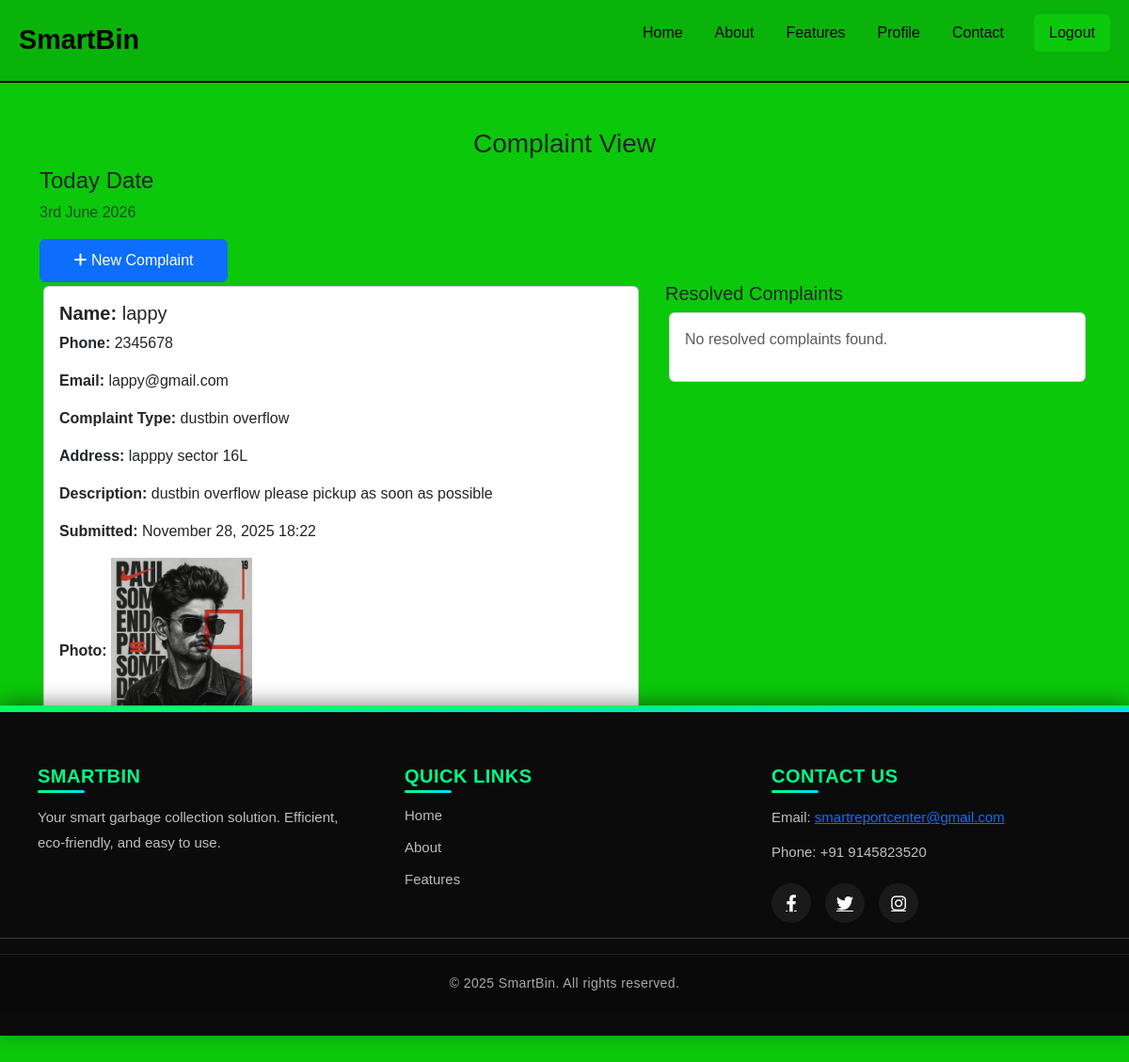
Page /complaint/ on the earlier database version.
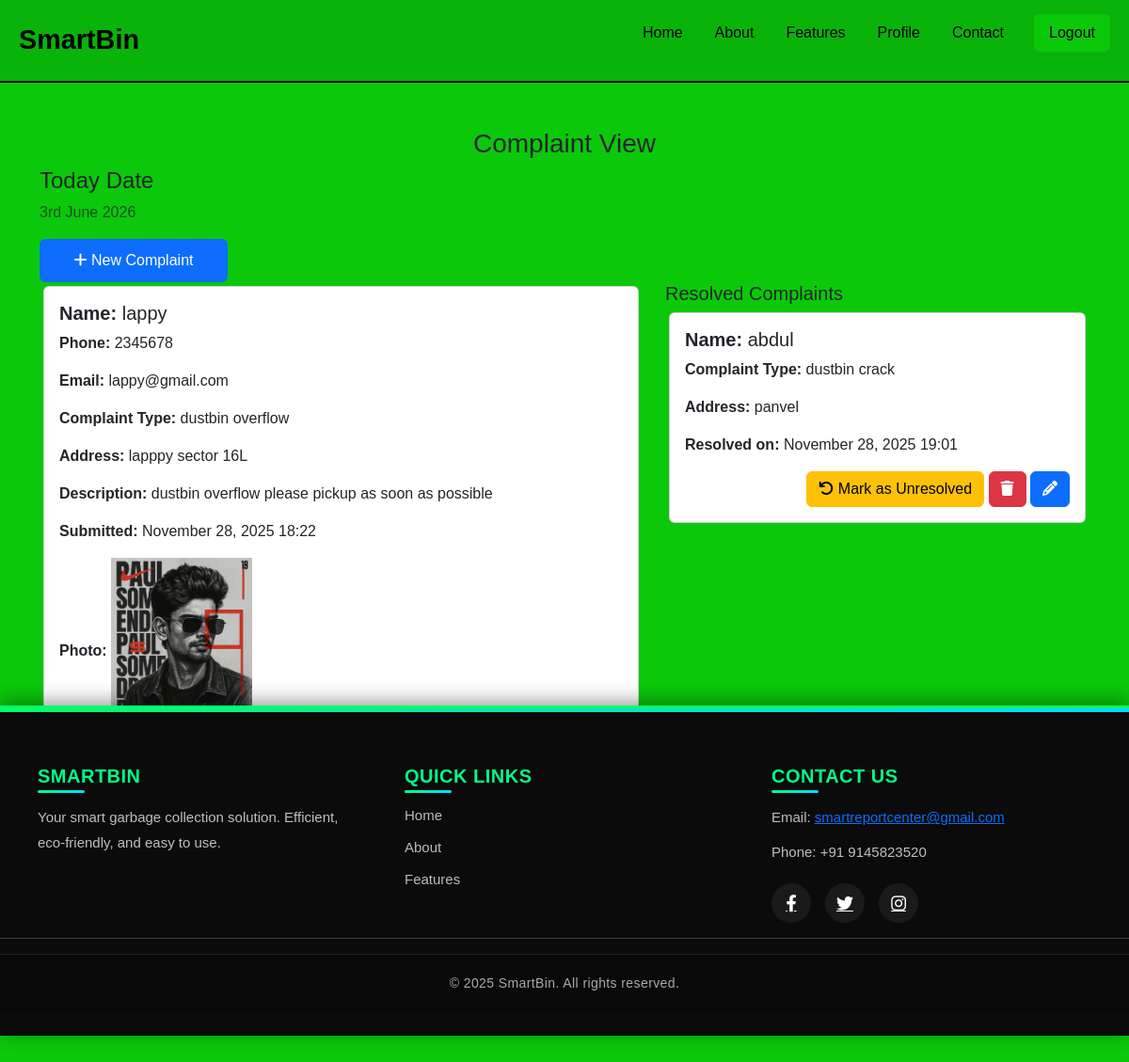
Same page on the later database version.
### Smartbin_App/models.py (models this page shows, shortened)
class Complaint(models.Model):
    name = models.CharField(max_length=100)
    phone_no = models.CharField(max_length=10, unique=True)
    email_id = models.EmailField(max_length=100, unique=True)
    address = models.CharField(max_length=100, blank=True)
    complaint_type = models.CharField(max_length=100)
    photo = models.ImageField(upload_to='user_photos',blank=True, null=True)
    description = models.TextField()
    is_resolved = models.BooleanField(default=False)
    created_at = models.DateTimeField(auto_now_add=True)
    updated_at = models.DateTimeField(auto_now=True)

### SmartBin_Project/views.py (the view)
# urls.py: path('complaint/', views.complaint_list, name='complaint_list'),
def complaint_list(request):
    complaints = Complaint.objects.filter(is_resolved=False).order_by('-created_at')
    resolved_complaints = Complaint.objects.filter(is_resolved=True).order_by('-updated_at')
    context = {
        'complaints': complaints,
        'resolved_complaints': resolved_complaints,
        }
    return render(request, 'complaintviews.html', context)

### Smartbin_App/templates/html/complaintviews.html (shortened to what the changed rows need)
{% load static %}
<!DOCTYPE html>
<html lang="en">
<head>
    <link href="https://cdn.jsdelivr.net/npm/bootstrap@5.3.0-alpha1/dist/css/bootstrap.min.css" rel="stylesheet">
    <link rel="stylesheet" href="https://cdnjs.cloudflare.com/ajax/libs/font-awesome/4.7.0/css/font-awesome.min.css">
    <link rel="stylesheet" href="{% static 'css/navbar.css' %}">
    <link rel="stylesheet" href="{% static 'css/footer.css' %}">
</head>
<body>
     {% include 'navbar.html' %}
    <div class="container">
        <div class="row">
            <div class="col-md-7 col-lg-7" style="height: 450px; overflow: scroll;">
                {% if complaints %}
                  {% for complaint in complaints %}
                  <div class="card m-1">
                      <div class="card-body">
                         <h5><strong>Name:</strong> {{ complaint.name }}</h5>
                          <p><strong>Phone:</strong> {{ complaint.phone_no }}</p>
                          <p><strong>Email:</strong> {{ complaint.email_id }}</p>
                          <p><strong>Complaint Type:</strong> {{ complaint.complaint_type }}</p>
                          <p><strong>Address:</strong> {{ complaint.address|default:"Not provided" }}</p>
                          <p><strong>Description:</strong> {{ complaint.description }}</p>
                          <p><strong>Submitted:</strong> {{ complaint.created_at|date:"F d, Y H:i" }}</p>
                          {% if complaint.photo %}
                            <p><strong>Photo:</strong> <img src="{{ complaint.photo.url }}" alt="Complaint photo" style="max-width: 200px; max-height: 200px;"></p>
                          {% endif %}
                      </div>
                  </div>
                  {% endfor %}
                {% else %}
                  <div class="card m-1">
                    <div class="card-body">
                      <p class="text-muted">No unresolved complaints found.</p>
                    </div>
                  </div>
                {% endif %}
            </div>
            <div class="col-md-5 col-lg-5" style="height: 450px; overflow: scroll;" >
                {% if resolved_complaints %}
                  {% for complaint in resolved_complaints %}
                  <div class="card m-1">
                      <div class="card-body">
                          <h5><strong>Name:</strong> {{ complaint.name }}</h5>
                          <p><strong>Complaint Type:</strong> {{ complaint.complaint_type }}</p>
                          <p><strong>Address:</strong> {{ complaint.address|default:"Not provided" }}</p>
                          <p><strong>Resolved on:</strong> {{ complaint.updated_at|date:"F d, Y H:i" }}</p>
                          <span style="position: relative; float: right;">
                              <a href="{% url 'mark_unresolved' complaint.id %}" class="btn btn-warning"><i class="fa fa-undo"></i> Mark as Unresolved</a>
                              <a href="{% url 'delete_complaint' complaint.id %}" class="btn btn-danger" onclick="return confirm('Are you sure you want to delete this complaint?');"><i class="fa fa-trash"></i></a>
                              <a href="{% url 'edit_complaint' complaint.id %}" class="btn btn-primary"><i class="fa fa-pencil"></i></a>
                          </span>
                      </div>
                  </div>
                  {% endfor %}
                {% else %}
                  <div class="card m-1">
                    <div class="card-body">
                      <p class="text-muted">No resolved complaints found.</p>
                    </div>
                  </div>
                {% endif %}
            </div>
        </div>
    </div>
    {% include 'footer.html' %}
</body>
</html>

Differences in the rows shown:
now on this page (row edited): Complaint: name "abdul", complaint_type "dustbin crack", address "panvel", updated_at "November 28, 2025 19:01", shown under "Resolved Complaints"
Other differences:
text no longer shown: "No resolved complaints found."
